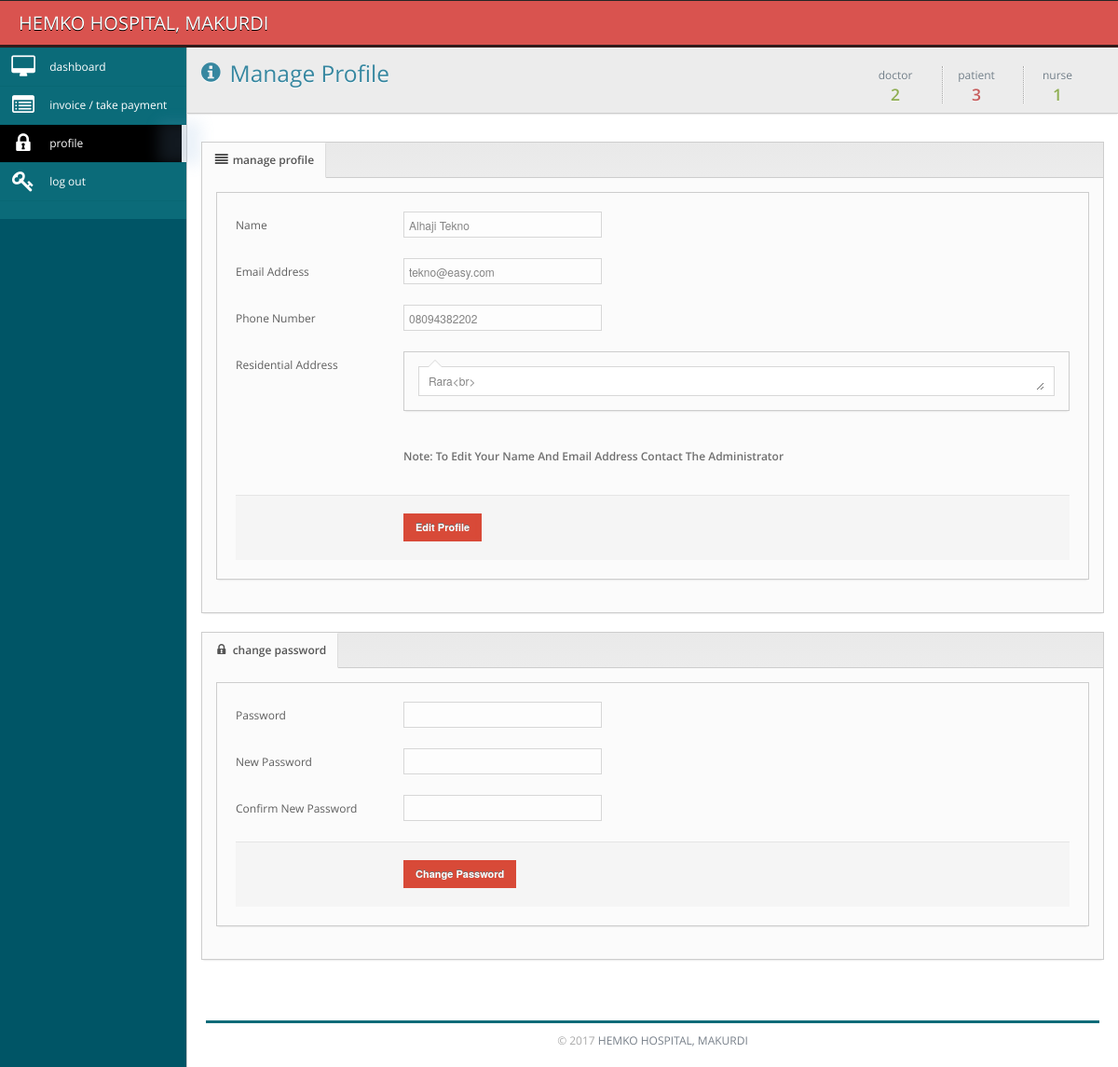
The page /accountant/manage_profile.php (signed in) on the database its author committed.
### tables this page shows
CREATE TABLE `staff` (
  `staffid` int(10) unsigned NOT NULL AUTO_INCREMENT,
  `email` varchar(255) DEFAULT NULL,
  `fullname` varchar(255) DEFAULT NULL,
  `sex` varchar(45) DEFAULT NULL,
  `phone` varchar(255) DEFAULT NULL,
  `address` varchar(255) DEFAULT NULL,
  `department` varchar(255) DEFAULT NULL,
  `designation` varchar(255) DEFAULT NULL,
  `specialty` varchar(255) DEFAULT NULL,
  PRIMARY KEY (`staffid`)
);

### accountant/manage_profile.php (the view, shortened to what this page needs)
<?php
$loggedInUser = $_SESSION["user"];
$activeUser = mysql_fetch_array(mysql_query("select * from users where(email = '$loggedInUser')"));
$activeAccountant = mysql_fetch_array(mysql_query("select * from staff where(email = '$loggedInUser')"));
$role = $activeUser['role'];
$doctor = mysql_query("select * from staff where designation = 'doctor'");
$nurse = mysql_query("select * from staff where designation = 'nurse'");
$patient = mysql_query("select * from patients");
?>
<!DOCTYPE html PUBLIC "-//W3C//DTD XHTML 1.0 Transitional//EN" "http://www.w3.org/TR/xhtml1/DTD/xhtml1-transitional.dtd">
<html>
    <head>
		<link rel="stylesheet" href="../css/font.css">
		<link href="../css/bayanno.css" media="screen" rel="stylesheet" type="text/css" />
 </head>
    <?php
 include("../session.php");
?>
<body>
<?php if($role=="accountant"){ ?>
    <div class="navbar navbar-top navbar-inverse">
	<div class="navbar-inner">
		<div class="container-fluid">
			<a class="brand" href="#">HEMKO HOSPITAL, MAKURDI</a>
		</div>
	</div>
</div>
    <div class="sidebar-background">
	<div class="primary-sidebar-background">
	</div>
</div>
<div class="primary-sidebar">
	<ul class="nav nav-collapse collapse nav-collapse-primary">
		<li class="">
			<span class="glow"></span>
				<a href="dashboard.php" >
					<i class="icon-desktop icon-2x"></i>
					<span>dashboard</span>
				</a>
		</li>
		<li class="">
			<span class="glow"></span>
				<a href="manage_invoice.php" >
					<i class="icon-list-alt icon-2x"></i>
					<span>invoice / take payment</span>
				</a>
		</li>
		<li class="dark-nav active">
			<span class="glow"></span>
				<a href="manage_profile.php" >
					<i class="icon-lock icon-2x"></i>
					<span>profile</span>
				</a>
		</li>
		<li class="">
			<span class="glow"></span>
				<a href="../logout.php" >
					<i class="icon-key icon-2x"></i>
					<span>log out</span>
				</a>
		</li>
	</ul>
</div>
    <div class="main-content">
		        <div class="container-fluid" >
            <div class="row-fluid">
                <div class="area-top clearfix">
                    <div class="pull-left header">
                        <h3 class="title">
                        <i class="icon-info-sign"></i>
                        Manage Profile </h3>
                    </div>
                    <ul class="inline pull-right sparkline-box">
                        <li class="sparkline-row">
                            <h4 class="green">
                                <span>doctor</span>
                                <?php echo mysql_num_rows($doctor);?>
                            </h4>
                        </li>
                        <li class="sparkline-row">
                            <h4 class="red">
                                <span>patient</span>
                                <?php echo mysql_num_rows($patient);?>
                            </h4>
                        </li>
                        <li class="sparkline-row">
                            <h4 class="green">
                                <span>nurse</span>
                                <?php echo mysql_num_rows($nurse);?>
                            </h4>
                        </li>
                    </ul>
                </div>
            </div>
        </div>
        <div class="container-fluid padded">
            <div class="box">
	<div class="box-header">
		<ul class="nav nav-tabs nav-tabs-left">
			<li class="active">
            	<a href="#list" data-toggle="tab"><i class="icon-align-justify"></i>
					manage profile
                    	</a></li>
		</ul>
	</div>
	<div class="box-content padded">
		<div class="tab-content">
			<div class="tab-pane box active" id="list" style="padding: 5px">
                <div class="box-content padded">
                        <form action="" method="post" accept-charset="utf-8" class="form-horizontal validatable">
                                <div class="control-group">
                                    <label class="control-label">Name</label>
                                    <div class="controls">
                                        <input type="text" class="" name="name" value="<?php echo $activeAccountant['fullname'];?>" readonly="readonly"/>
                                    </div>
                                </div>
                                <div class="control-group">
                                    <label class="control-label">Email Address</label>
                                    <div class="controls">
                                        <input type="text" class="" name="email" value="<?php echo $activeAccountant['email'];?>" readonly="readonly"/>
                                    </div>
                                </div>
								<div class="control-group">
                                    <label class="control-label">Phone Number</label>
                                    <div class="controls">
                                        <input type="text" class="" name="phone" value="<?php echo $activeAccountant['phone'];?>"/>
                                    </div>
                                </div>
                                <div class="control-group">
                                <label class="control-label">Residential Address</label>
                                <div class="controls">
                                    <div class="box closable-chat-box">
                                        <div class="box-content padded">
                                                <div class="chat-message-box">
                                                <textarea name="address" id="ttt" rows="5" placeholder="Enter Residential Address"><?php echo $activeAccountant['address'];?></textarea>
                                                </div>
                                        </div>
                                    </div>
                                </div>
                            </div>
							<div class="control-group">
                                    <label class="control-label">&nbsp;</label>
                                    <div class="controls">
                                        <b>Note: To Edit Your Name And Email Address Contact The Administrator</b>
                                    </div>
                                </div>
                                <div class="form-actions">
                            		<button type="submit" name ="submit" class="btn btn-blue">Edit Profile</button>
                        		</div>
                        </form>
                </div>
			</div>
		</div>
	</div>
</div>
<div class="box">
	<div class="box-header">
		<ul class="nav nav-tabs nav-tabs-left">
			<li class="active">
            	<a href="#list" data-toggle="tab"><i class="icon-lock"></i>
					change password
                    	</a></li>
		</ul>
	</div>
	<div class="box-content padded">
		<div class="tab-content">
			<div class="tab-pane box active" id="list" style="padding: 5px">
                <div class="box-content padded">
                        <form action="" method="post" accept-charset="utf-8" class="form-horizontal validatable">
                                <div class="control-group">
                                    <label class="control-label">Password</label>
                                    <div class="controls">
                                        <input type="password" class="" name="password"/>
                                    </div>
                                </div>
                                <div class="control-group">
                                    <label class="control-label">New Password</label>
                                    <div class="controls">
                                        <input type="password" class="" name="newpassword"/>
                                    </div>
                                </div>
                                <div class="control-group">
                                    <label class="control-label">Confirm New Password</label>
                                    <div class="controls">
                                        <input type="password" class="" name="confirmnewpassword"/>
                                    </div>
                                </div>
                                <div class="form-actions">
                            		<button type="submit" name="change" class="btn btn-blue">Change Password</button>
                        		</div>
                        </form>
                </div>
			</div>
		</div>
	</div>
</div>
        </div>
	    <div style="clear:both;color:#aaa; padding:20px;">
    	<hr /><center>&copy; 2017 <a href="">HEMKO HOSPITAL, MAKURDI</a></center>
    </div>
    </div>
    <?php }else{
  echo "<meta http-equiv=\"refresh\" content=\"0;URL=../error_page.php\">";
  exit;
  } ?>
</body>
</html>

### rows shown on the page
staff: name "Alhaji Tekno", email "tekno@easy.com", phone "08094382202", address "Rara<br>"

### other values the page prints
mysql_num_rows($doctor) "2"
mysql_num_rows($patient) "3"
mysql_num_rows($nurse) "1"
